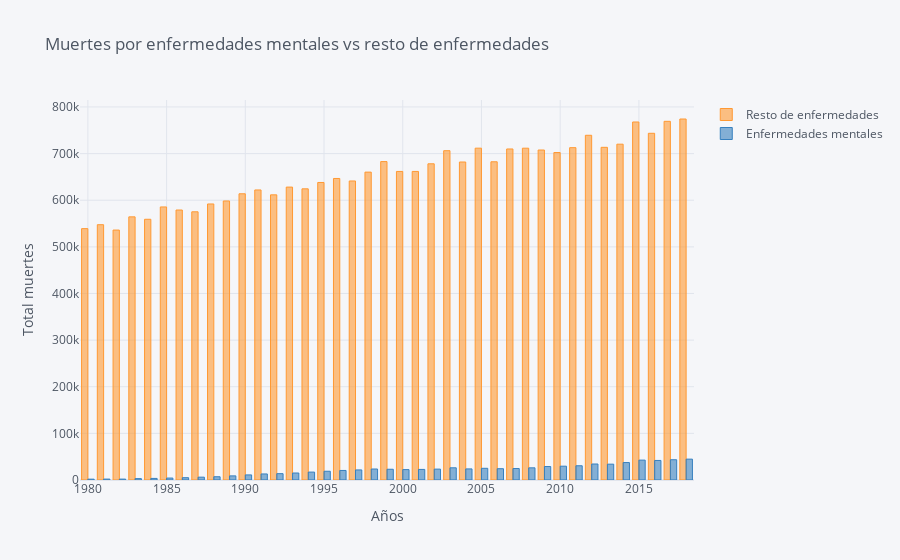

Here is the notebook cell this chart was saved with:
### Code cell
dataset_bar=dataset_filtrado
dataset_bar.iplot(kind='bar',
                  x='Periodo',
                  xTitle='Años',
                  yTitle='Total muertes',
                  title='Muertes por enfermedades mentales vs resto de enfermedades')

### Figure 1 — Plotly figure (JSON) as saved in the notebook; plotly's stock layout.template omitted (floating-point values rounded to 4 significant figures)
{"data": [{"marker": {"color": "rgba(255, 153, 51, 0.6)", "line": {"color": "rgba(255, 153, 51, 1.0)", "width": 1}}, "name": "Resto de enfermedades", "orientation": "v", "text": "", "type": "bar", "x": [1980, 1981, 1982, 1983, 1984, 1985, 1986, 1987, 1988, 1989, 1990, 1991, 1992, 1993, 1994, 1995, 1996, 1997, 1998, 1999, 2000, 2001, 2002, 2003, 2004, 2005, 2006, 2007, 2008, 2009, 2010, 2011, 2012, 2013, 2014, 2015, 2016, 2017, 2018], "y": [539088, 547560, 536056, 564336, 559176, 585622, 579048, 575196, 591964, 598436, 613838, 622048, 611544, 628216, 624454, 638088, 646674, 641330, 660320, 682916, 661768, 661784, 678128, 706264, 681990, 711694, 682448, 709934, 711632, 707734, 702330, 712772, 739312, 713486, 720232, 767808, 743576, 769262, 774228]}, {"marker": {"color": "rgba(55, 128, 191, 0.6)", "line": {"color": "rgba(55, 128, 191, 1.0)", "width": 1}}, "name": "Enfermedades mentales", "orientation": "v", "text": "", "type": "bar", "x": [1980, 1981, 1982, 1983, 1984, 1985, 1986, 1987, 1988, 1989, 1990, 1991, 1992, 1993, 1994, 1995, 1996, 1997, 1998, 1999, 2000, 2001, 2002, 2003, 2004, 2005, 2006, 2007, 2008, 2009, 2010, 2011, 2012, 2013, 2014, 2015, 2016, 2017, 2018], "y": [1800, 1970, 1936, 2972, 3394, 4164, 4948, 6068, 6990, 8808, 10886, 12952, 13604, 14988, 16958, 18786, 20460, 21590, 23592, 23040, 22298, 22692, 23364, 26144, 23756, 25078, 24214, 24620, 26080, 28912, 29642, 30552, 34290, 33954, 37412, 42666, 41960, 43444, 44752]}], "layout": {"legend": {"bgcolor": "#F5F6F9", "font": {"color": "#4D5663"}}, "paper_bgcolor": "#F5F6F9", "plot_bgcolor": "#F5F6F9", "title": {"font": {"color": "#4D5663"}, "text": "Muertes por enfermedades mentales vs resto de enfermedades"}, "xaxis": {"gridcolor": "#E1E5ED", "showgrid": true, "tickfont": {"color": "#4D5663"}, "title": {"font": {"color": "#4D5663"}, "text": "Años"}, "zerolinecolor": "#E1E5ED"}, "yaxis": {"gridcolor": "#E1E5ED", "showgrid": true, "tickfont": {"color": "#4D5663"}, "title": {"font": {"color": "#4D5663"}, "text": "Total muertes"}, "zerolinecolor": "#E1E5ED"}}}
